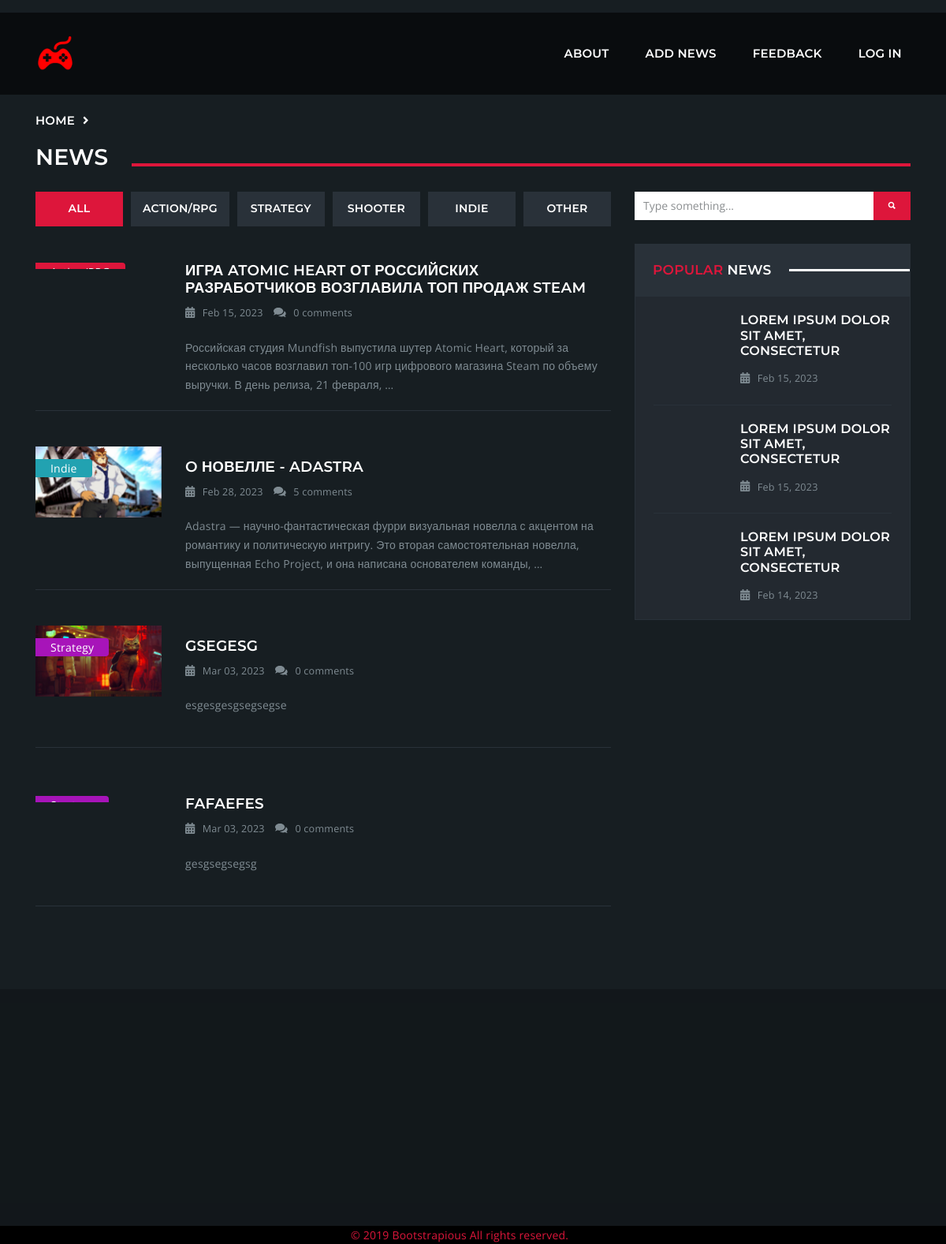
The page / on the database its author committed.
### game/models.py (models this page shows, shortened)
class Category(models.Model):
    category_id = models.AutoField(primary_key=True)
    name = models.CharField(max_length=255, verbose_name="Заголовок")
    slug = models.SlugField(max_length=255, unique=True, db_index=True, verbose_name="URL")
    desciption = models.TextField(blank=True)
    def __str__(self):
        return self.name
    def get_absolute_url(self):
        return reverse('category', kwargs={'post_slug': self.slug})
    class Meta:
        verbose_name = 'Категории'
        verbose_name_plural = 'Категории'
        ordering = ['category_id']

class News(models.Model):
    news_id = models.AutoField(primary_key=True)
    title = models.CharField(max_length=255, verbose_name="Тема новости")
    slug = models.SlugField(max_length=255, unique=True, db_index=True, verbose_name="URL")
    content = models.TextField(blank=True, verbose_name="Текст новости")
    image = models.ImageField(upload_to="images/", verbose_name="Изображение")
    time_create = models.DateTimeField(auto_now_add=True);
    time_update = models.DateTimeField(auto_now=True);
    category_id = models.ForeignKey(Category, on_delete=models.CASCADE, null=True, verbose_name="Жанр")
    author_id = models.ForeignKey(Author, on_delete=models.CASCADE, null=True, verbose_name="Автор")
    def get_absolute_time(self):
        return format(self.time_create.strftime('%b %d, %Y'))
    def get_absolute_comment(self):
        return len(Comment.objects.filter(news_id=self.news_id))
    def get_absolute_url(self):
        return reverse('post', kwargs={'post_slug': self.slug})
    class Meta:
        verbose_name = "Новости"
        verbose_name_plural = "Новости"

### game/views.py (the view)
# urls.py: path('', index, name='home'),
def index(request):
    news = News.objects.all()
    cats = Category.objects.all()
    context = {
        'news': news,
        'cats': cats,
        'menu': menu,
        'title': 'Main Page',
        'cat_selected': 0,
    }
    return render(request, 'game/index.html', context=context)

### game/templates/game/index.html (shortened to what this page needs)
<!DOCTYPE html>
{% load static %}
<html lang="en">
<head>
    <link rel="stylesheet" href="{% static 'game/css/vendor/bootstrap/dist/css/bootstrap.min.css' %}">
    <link rel="stylesheet" href="assets/vendor/ionicons/css/ionicons.min.css">
    <link rel="stylesheet" href="assets/vendor/flickity/dist/flickity.min.css">
    <link rel="stylesheet" type="text/css" href="{% static 'game/css/vendor/photoswipe/dist/photoswipe.css' %}">
    <link rel="stylesheet" type="text/css" href="{% static 'game/css/vendor/photoswipe/dist/default-skin/default-skin.css' %}">
    <link rel="stylesheet" href="assets/vendor/bootstrap-slider/dist/css/bootstrap-slider.min.css">
    <link rel="stylesheet" type="text/css" href="assets/vendor/summernote/dist/summernote-bs4.css">
    <link rel="stylesheet" href="{% static 'game/css/goodgames.css' %}">
    <link rel="stylesheet" href="assets/css/custom.css">
</head>
<body>
<header class="nk-header nk-header-opaque">
<div class="nk-contacts-top">
</div>
    <nav class="nk-navbar nk-navbar-top nk-navbar-sticky nk-navbar-autohide" style="margin-top: 0px">
        <div class="container">
            <div class="nk-nav-table">
                <a href="{% url 'home' %}" class="nk-nav-logo">
                    <img src="{% static '/game/images/logo.png' %}" alt="GoodGames" width="50">
                </a>
                <ul class="nk-nav nk-nav-right d-none d-lg-table-cell" data-nav-mobile="#nk-nav-mobile">
    {% for m in menu %}
        <li>
            <a href="{% url m.url_name %}">
                {{ m.title }}
            </a>
        </li>
    {% endfor %}
                    </ul>
                <ul class="nk-nav nk-nav-right nk-nav-icons">
                </ul>
            </div>
        </div>
    </nav>
</header>
    <div class="nk-main">
<div class="nk-gap-1"></div>
<div class="container">
    <ul class="nk-breadcrumbs">
        <li><a href="{% url 'home' %}">Home</a></li>
        <li><span class="fa fa-angle-right"></span></li>
        <li><span>News</span></li>
    </ul>
</div>
<div class="nk-gap-1"></div>
<div class="container">
    <div class="row vertical-gap">
        <div class="col-lg-8">
            <div class="nk-tabs">
            <ul class="nav nav-tabs nav-tabs-fill" role="tablist" style="margin-bottom: 20px">
                {% if cat_selected == 0 %}
                    <li class="nav-item">
                        <a class="nav-link active" role="tab" data-toggle="tab">All</a>
                    </li>
                {% else %}
                    <li class="nav-item">
                        <a class="nav-link" href="{% url 'home' %}" role="tab" data-toggle="tab">All</a>
                    </li>
                {% endif %}
            {% for c in cats %}
                {% if c.pk == cat_selected %}
                    <li class="nav-item">
                        <a class="nav-link active" href="#tabs-1-2" role="tab" data-toggle="tab">{{ c.name }}</a>
                    </li>
                {% else %}
                    <li class="nav-item">
                        <a class="nav-link" href="{{ c.get_absolute_url }}" role="tab" data-toggle="tab">{{ c.name }}</a>
                    </li>
                {% endif %}
            {% endfor %}
            </ul>
                <div class="tab-content">
                    <div role="tabpanel" class="tab-pane fade show active   " id="tabs-1-1">
                        <div class="nk-gap"></div>
{% for p in news %}
    <div class="nk-blog-post nk-blog-post-border-bottom" style="margin-bottom: 60px">
        <div class="row vertical-gap">
            <div class="col-lg-3 col-md-6" style="padding: 15px">
                <a href="{{ p.get_absolute_url }}" class="nk-post-img">
                    {% if p.image %}
                    <img src="{{ p.image.url }}" alt="">
                    {% endif %}
                    <span class="nk-post-categories">
                        <span class="bg-main-{{p.category_id_id}}">{{p.category_id}}</span>
                    </span>
                </a>
            </div>
            <div class="col-lg-9 col-md-7">
                <h2 class="nk-post-title h4"><a href="{{ p.get_absolute_url }}">{{p.category_id_name}} {{ p.title }}</a></h2>
                <div class="nk-post-date mt-10 mb-10">
                    <span class="fa fa-calendar"></span> {{p.get_absolute_time}}
                    <span class="fa fa-comments"></span> <a href="#">{{p.get_absolute_comment}} comments</a>
                </div>
                <div class="nk-post-text">
                    <p>{{ p.content|linebreaks|truncatewords:25 }}</p>
                </div>
            </div>
        </div>
    </div>
{% endfor %}
                        <div class="nk-gap"></div>
                    </div>
                </div>
            </div>
        </div>
        <div class="col-lg-4">
            <aside class="nk-sidebar nk-sidebar-right nk-sidebar-sticky">
                <div class="nk-widget">
    <div class="nk-widget-content">
        <form action="#" class="nk-form nk-form-style-1" novalidate="novalidate">
            <div class="input-group">
                <input type="text" class="form-control" placeholder="Type something...">
                <button class="nk-btn nk-btn-color-main-1"><span class="ion-search"></span></button>
            </div>
        </form>
    </div>
</div>
<div class="nk-widget nk-widget-highlighted">
    <h4 class="nk-widget-title"><span><span class="text-main-1">Popular</span> News</span></h4>
    <div class="nk-widget-content">
            <div class="nk-widget-post">
                <a href="#" class="nk-post-image">
                </a>
                <h3 class="nk-post-title"><a href="#">Lorem ipsum dolor sit amet, consectetur</a></h3>
                <div class="nk-post-date"><span class="fa fa-calendar"></span> Feb 15, 2023</div>
            </div>
            <div class="nk-widget-post">
                <a href="#" class="nk-post-image">
                </a>
                <h3 class="nk-post-title"><a href="#">Lorem ipsum dolor sit amet, consectetur </a></h3>
                <div class="nk-post-date"><span class="fa fa-calendar"></span> Feb 15, 2023</div>
            </div>
            <div class="nk-widget-post">
                <a href="#" class="nk-post-image">
                </a>
                <h3 class="nk-post-title"><a href="#">Lorem ipsum dolor sit amet, consectetur</a></h3>
                <div class="nk-post-date"><span class="fa fa-calendar"></span> Feb 14, 2023</div>
            </div>
    </div>
</div>
            </aside>
        </div>
    </div>
</div>
<div class="nk-gap-2"></div>
<footer class="nk-footer">
    <div class="nk-copyright" style="margin-top: 300px">
        <div class="container">
            <div class="nk-copyright" style="margin-left: 400px">
                <a target="_blank" href="#">© 2019 Bootstrapious All rights reserved.</a>
            </div>
        </div>
    </div>
</footer>
    </div>
</body>
</html>

### rows shown on the page
Category: name "ACTION/RPG"
Category: name "STRATEGY"
Category: name "SHOOTER"
Category: name "INDIE"
Category: name "OTHER"
News: title "ИГРА ATOMIC HEART ОТ РОССИЙСКИХ РАЗРАБОТЧИКОВ ВОЗГЛАВИЛА ТОП ПРОДАЖ STEAM", get_absolute_time "Feb 15, 2023", get_absolute_comment "0", content "Российская студия Mundfish выпустила шутер Atomic Heart, который за несколько часов возглавил топ-100 игр цифрового магазина Steam по объему выручки. В день релиза, 21 февраля, …"
News: image (picture), category_id "Indie", title "O НОВЕЛЛЕ - ADASTRA", get_absolute_time "Feb 28, 2023", get_absolute_comment "5", content "Adastra — научно-фантастическая фурри визуальная новелла с акцентом на романтику и политическую интригу. Это вторая самостоятельная новелла, выпущенная Echo Project, и она написана основателем команды, …"
News: image (picture), category_id "Strategy", title "GSEGESG", get_absolute_time "Mar 03, 2023", get_absolute_comment "0", content "esgesgesgsegsegse"
News: title "FAFAEFES", get_absolute_time "Mar 03, 2023", get_absolute_comment "0", content "gesgsegsegsg"

### other values the page prints
{{ m.title }} "ABOUT" "ADD NEWS" "FEEDBACK" "LOG IN"
